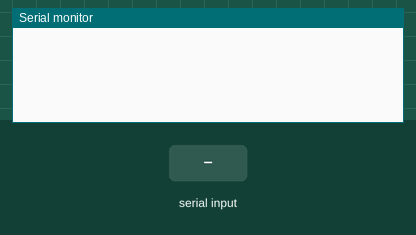
Bench run of a sketch on a simulated Arduino Uno, built with avr-gcc and run on an emulated ATmega328P. On the bench: the last lines printed to the serial monitor. The test bench sets the inputs (shaded band).

Above: at 1.2 s.
1.3 s: "90,45\n" received over Serial
At 1.8 s:
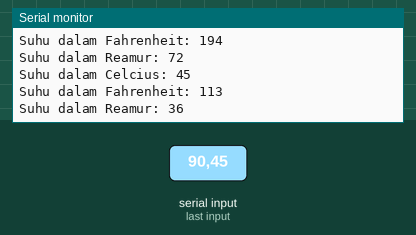
2.8 s: "30,150\n" received over Serial
At 5.2 s:
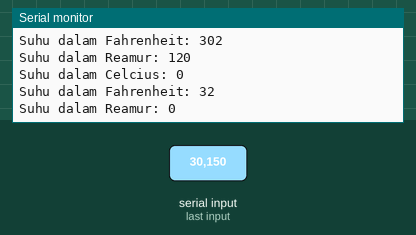
Timing chart, 0 to 6.7 s (numbered marks = the images above; inputs shaded):
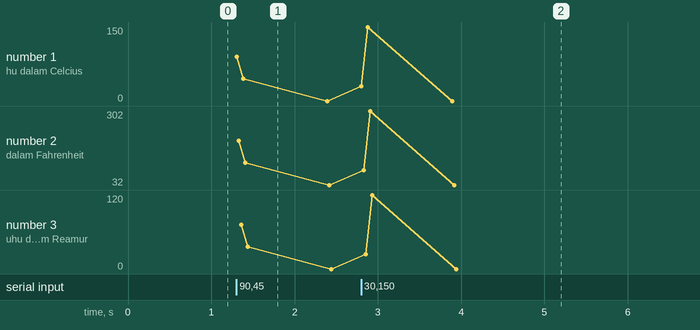

Measured:
- after the input at 1.3 s, the serial monitor: prints a new line at once (image 1)
- after the input at 2.8 s, the serial monitor: prints a new line at once (image 2)

The sketch:

PRAK4_TUGAS_5.ino
```cpp
void setup() {
  Serial.begin(9600);
}

void loop() {
  int celcius;
  int fahrenheit, reamur;

  while (!Serial.available()) {}
  celcius = Serial.parseInt();

  fahrenheit = (celcius * 9.0 / 5.0) + 32.0;
  reamur = celcius * 4.0 / 5.0;

  Serial.print("Suhu dalam Celcius: ");
  Serial.println(celcius);

  Serial.print("Suhu dalam Fahrenheit: ");
  Serial.println(fahrenheit);

  Serial.print("Suhu dalam Reamur: ");
  Serial.println(reamur);
}
```
